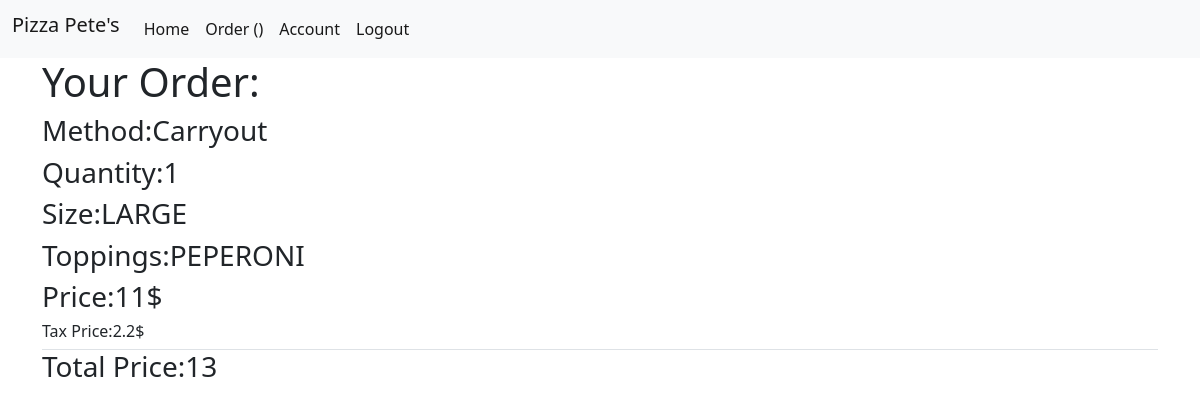
/pizza/order/1 (signed in), run on the app's committed database.
### pizza_app/models.py (models this page shows)
class Order(models.Model):
    CARRYOUT = "Carryout"
    DELIVERY = "Delivery"
    method_choices = [
        (CARRYOUT,"carryout"),
        (DELIVERY,"delivery")
    ]
    method = models.CharField(max_length=2,choices=method_choices,default=DELIVERY)
    price = models.DecimalField(max_digits=6, decimal_places=0, default=0)
    delivery_price=models.DecimalField(max_digits=6, decimal_places=0, default=0)
    qty = models.IntegerField()
    user = models.ForeignKey(User, related_name="orders", on_delete = models.CASCADE)
    favorite = models.ForeignKey(User, related_name="favorites", on_delete = models.CASCADE,null=True)
    created_at = models.DateTimeField(auto_now_add=True)
    updated_at = models.DateTimeField(auto_now=True)
    objects = UserManager()

class Pizza(models.Model):
    VEGGIE = "VEGETERIAN"
    PEPPERONI= "PEPERONI"
    MARGHERITA = "MARGHERITA"
    BBQ="BARBEQUE"
    HAWAIIAN="HAWAII"
    BUFFALO="BUFFALO"
    SUPREME="SUPREME"
    type_choices = [
        (VEGGIE,"veggie"),
        (PEPPERONI,"pepperoni"),
        (MARGHERITA,"margherita"),
        (BBQ,"bbq"),
        (HAWAIIAN,"hawaiian"),
        (BUFFALO,"buffalo"),
        (SUPREME,"supreme"),
    ]
    types = models.CharField(max_length=2,choices=type_choices,default=VEGGIE)
    LARGE = "LARGE"
    NORMAL= "NORMAL"
    SMALL = "SMALL"
    size_choices= [
        (LARGE,"large"),
        (NORMAL,"normal"),
        (SMALL,"small"),
    ]
    size=models.CharField(max_length=2,choices=size_choices,default=NORMAL)
    THIN_CRUST = "THIN CRUST"
    THICK_CRUST = "THICK CRUST"
    crust_choices=[
        (THIN_CRUST , "thin_crust"),
        (THICK_CRUST , "thick_crust"),
    ]
    crust=models.CharField(max_length=3,choices=crust_choices,default= THIN_CRUST)
    order=models.OneToOneField(
        Order,
        on_delete=models.CASCADE,
        null= True,
        related_name="pizza",
    )
    created_at = models.DateTimeField(auto_now_add=True)
    updated_at = models.DateTimeField(auto_now=True)
    objects = UserManager()

### pizza_app/views.py (the view)
# urls.py: path('pizza/order/<int:id>', views.order),
def order(request, id):
    user = User.objects.get(id=request.session['user_id'])
    order = Order.objects.get(id=id)
    tax_price= (int(order.price) + int(order.delivery_price))*0.2
    total= int(order.price)+int(order.delivery_price)+int(tax_price)
    context = {
        'user' : user,
        'order': order,
        'tax_price': tax_price,
        'total': total,
    }
    return render(request, 'order.html', context)

### pizza_app/templates/order.html (shortened to what this page needs)
<!DOCTYPE html>
<html lang="en">
<head>
    <link href="https://cdn.jsdelivr.net/npm/bootstrap@5.0.0-beta3/dist/css/bootstrap.min.css" rel="stylesheet"
>
</head>
<body>
    <nav class="navbar navbar-expand-lg navbar-light bg-light">
        <div class="container-fluid">
            <h2 class="navbar-brand d-flex">Pizza Pete's</h2>
            <div class="collapse navbar-collapse" id="navbarSupportedContent">
                <ul class="navbar-nav me-auto mb-2 mb-lg-0">
                    <li class="nav-item">
                        <a class="nav-link active" aria-current="page" href="/account/{{user.id}}">Home</a>
                    </li>
                    <li class="nav-item">
                        <a class="nav-link active" aria-current="page" href="/pizza">Order ({{all_orders.count}})</a>
                    </li>
                    <li class="nav-item">
                        <a class="nav-link active" href="/account/{{user.id}}" aria-current="page">Account</a>
                    </li>
                    <li class="nav-item">
                        <a class="nav-link active" href="/logout" aria-current="page">Logout</a>
                    </li>
                </ul>
            </div>
        </div>
    </nav>
    <div class="container">
        <div class="row">
            <div class="col-lg-12">
                <h1>Your Order:</h1>
                <h3>Method:{{ order.method }}</h3>
                <h3>Quantity:{{ order.qty }}</h3>
                <h3>Size:{{ order.pizza.size }}</h3>
                <h3>Toppings:{{ order.pizza.types }}</h3>
                <h3>Price:{{ order.price }}$</h3>
                <h6>Tax Price:{{ tax_price }}$</h5>
                <h3 class="border-top">Total Price:{{ total }}</h2>
            </div>
        </div>
    </div>
</body>
</html>

### data on the page
Order: method "Carryout", qty "1", pizza.size "LARGE", pizza.types "PEPERONI", price "11"

### other printed values
{{ tax_price }} "2.2"
{{ total }} "13"
